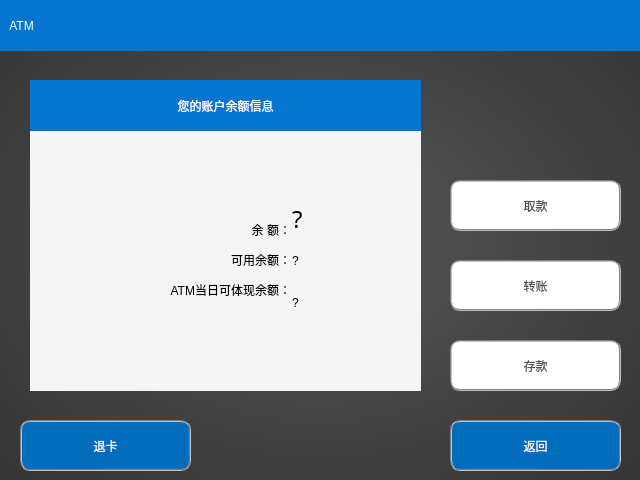
<?xml version="1.0" encoding="UTF-8"?>
<ui version="4.0">
 <class>CheckDlg</class>
 <widget class="QDialog" name="CheckDlg">
  <property name="geometry">
   <rect>
    <x>0</x>
    <y>0</y>
    <width>640</width>
    <height>480</height>
   </rect>
  </property>
  <property name="windowTitle">
   <string>Dialog</string>
  </property>
  <property name="styleSheet">
   <string notr="true">background-color: rgb(57, 54, 61);
background-color: qradialgradient(spread:pad, cx:0.5, cy:0.5, radius:1.9, fx:0.5, fy:0.5, stop:0.0113636 rgba(85, 85, 85, 255), stop:0.403409 rgba(49, 49, 49, 255));</string>
  </property>
  <widget class="QPushButton" name="pushButton_Deposit">
   <property name="geometry">
    <rect>
     <x>450</x>
     <y>340</y>
     <width>171</width>
     <height>51</height>
    </rect>
   </property>
   <property name="styleSheet">
    <string notr="true">font: 75 20pt &quot;微软雅黑&quot;;
color: rgb(80, 80, 80);
background-color: rgb(255, 255, 255);

border:2px groove gray;
border-radius:10px;
padding:2px 4px;</string>
   </property>
   <property name="text">
    <string>存款</string>
   </property>
  </widget>
  <widget class="QPushButton" name="pushButton_Withdrawl">
   <property name="geometry">
    <rect>
     <x>450</x>
     <y>180</y>
     <width>171</width>
     <height>51</height>
    </rect>
   </property>
   <property name="styleSheet">
    <string notr="true">font: 75 20pt &quot;微软雅黑&quot;;
color: rgb(80, 80, 80);
background-color: rgb(255, 255, 255);

border:2px groove gray;
border-radius:10px;
padding:2px 4px;</string>
   </property>
   <property name="text">
    <string>取款</string>
   </property>
  </widget>
  <widget class="QPushButton" name="pushButton_Transfer">
   <property name="geometry">
    <rect>
     <x>450</x>
     <y>260</y>
     <width>171</width>
     <height>51</height>
    </rect>
   </property>
   <property name="styleSheet">
    <string notr="true">font: 75 20pt &quot;微软雅黑&quot;;
color: rgb(80, 80, 80);
background-color: rgb(255, 255, 255);

border:2px groove gray;
border-radius:10px;
padding:2px 4px;</string>
   </property>
   <property name="text">
    <string>转账</string>
   </property>
  </widget>
  <widget class="QLabel" name="label">
   <property name="geometry">
    <rect>
     <x>0</x>
     <y>0</y>
     <width>641</width>
     <height>51</height>
    </rect>
   </property>
   <property name="sizePolicy">
    <sizepolicy hsizetype="Fixed" vsizetype="Fixed">
     <horstretch>0</horstretch>
     <verstretch>0</verstretch>
    </sizepolicy>
   </property>
   <property name="styleSheet">
    <string notr="true">color: rgb(255, 255, 255);
background-color: rgb(7, 118, 209);
font: 75 16pt &quot;微软雅黑&quot;;
</string>
   </property>
   <property name="text">
    <string>   ATM                                      </string>
   </property>
  </widget>
  <widget class="QPushButton" name="pushButton_Exit">
   <property name="geometry">
    <rect>
     <x>20</x>
     <y>420</y>
     <width>171</width>
     <height>51</height>
    </rect>
   </property>
   <property name="styleSheet">
    <string notr="true">font: 75 20pt &quot;微软雅黑&quot;;
color: rgb(240, 240, 240);
background-color: rgb(2, 109, 189);

border:2px groove gray;
border-radius:10px;
padding:2px 4px;</string>
   </property>
   <property name="text">
    <string>退卡</string>
   </property>
  </widget>
  <widget class="QPushButton" name="pushButton_Exit_2">
   <property name="geometry">
    <rect>
     <x>450</x>
     <y>420</y>
     <width>171</width>
     <height>51</height>
    </rect>
   </property>
   <property name="styleSheet">
    <string notr="true">font: 75 20pt &quot;微软雅黑&quot;;
color: rgb(240, 240, 240);
background-color: rgb(2, 109, 189);

border:2px groove gray;
border-radius:10px;
padding:2px 4px;</string>
   </property>
   <property name="text">
    <string>返回</string>
   </property>
  </widget>
  <widget class="QLabel" name="label_2">
   <property name="geometry">
    <rect>
     <x>30</x>
     <y>130</y>
     <width>391</width>
     <height>261</height>
    </rect>
   </property>
   <property name="styleSheet">
    <string notr="true">background-color: rgb(245, 245, 245);</string>
   </property>
   <property name="text">
    <string/>
   </property>
  </widget>
  <widget class="QLabel" name="label_3">
   <property name="geometry">
    <rect>
     <x>30</x>
     <y>80</y>
     <width>391</width>
     <height>51</height>
    </rect>
   </property>
   <property name="styleSheet">
    <string notr="true">color: rgb(255, 255, 255);
background-color: rgb(7, 118, 209);
font: 75 16pt &quot;微软雅黑&quot;;
</string>
   </property>
   <property name="text">
    <string>您的账户余额信息</string>
   </property>
   <property name="alignment">
    <set>Qt::AlignCenter</set>
   </property>
  </widget>
  <widget class="QLabel" name="label_6">
   <property name="geometry">
    <rect>
     <x>30</x>
     <y>130</y>
     <width>261</width>
     <height>261</height>
    </rect>
   </property>
   <property name="styleSheet">
    <string notr="true">background-color: transparent;
font: 75 18pt &quot;微软雅黑&quot;;
color: rgb(0, 0, 0);</string>
   </property>
   <property name="text">
    <string>&lt;html&gt;&lt;head/&gt;&lt;body&gt;&lt;p align=&quot;right&quot;&gt;余 额：&lt;/p&gt;&lt;p align=&quot;right&quot;&gt;可用余额：&lt;/p&gt;&lt;p align=&quot;right&quot;&gt;ATM当日可体现余额：&lt;/p&gt;&lt;/body&gt;&lt;/html&gt;</string>
   </property>
   <property name="alignment">
    <set>Qt::AlignRight|Qt::AlignTrailing|Qt::AlignVCenter</set>
   </property>
  </widget>
  <widget class="QLineEdit" name="lineEdit">
   <property name="geometry">
    <rect>
     <x>290</x>
     <y>203</y>
     <width>130</width>
     <height>30</height>
    </rect>
   </property>
   <property name="font">
    <font>
     <family>微软雅黑</family>
     <pointsize>18</pointsize>
     <weight>9</weight>
     <italic>false</italic>
     <bold>false</bold>
    </font>
   </property>
   <property name="focusPolicy">
    <enum>Qt::NoFocus</enum>
   </property>
   <property name="styleSheet">
    <string notr="true">background-color: transparent;
font: 75 18pt &quot;微软雅黑&quot;;
color: rgb(0, 0, 0);

border-width:0;
border-style:outset</string>
   </property>
   <property name="text">
    <string>?</string>
   </property>
  </widget>
  <widget class="QLineEdit" name="lineEdit_2">
   <property name="geometry">
    <rect>
     <x>290</x>
     <y>246</y>
     <width>130</width>
     <height>30</height>
    </rect>
   </property>
   <property name="focusPolicy">
    <enum>Qt::NoFocus</enum>
   </property>
   <property name="styleSheet">
    <string notr="true">background-color: transparent;
font: 75 18pt &quot;微软雅黑&quot;;
color: rgb(0, 0, 0);


border-style:outset</string>
   </property>
   <property name="text">
    <string>?</string>
   </property>
  </widget>
  <widget class="QLineEdit" name="lineEdit_3">
   <property name="geometry">
    <rect>
     <x>290</x>
     <y>288</y>
     <width>130</width>
     <height>30</height>
    </rect>
   </property>
   <property name="focusPolicy">
    <enum>Qt::NoFocus</enum>
   </property>
   <property name="accessibleName">
    <string/>
   </property>
   <property name="autoFillBackground">
    <bool>false</bool>
   </property>
   <property name="styleSheet">
    <string notr="true">background-color: transparent;
font: 75 18pt &quot;微软雅黑&quot;;
color: rgb(0, 0, 0);

border-width:0;border-style:outset</string>
   </property>
   <property name="text">
    <string>?</string>
   </property>
   <property name="dragEnabled">
    <bool>false</bool>
   </property>
   <property name="clearButtonEnabled">
    <bool>false</bool>
   </property>
  </widget>
  <zorder>label_2</zorder>
  <zorder>pushButton_Deposit</zorder>
  <zorder>pushButton_Withdrawl</zorder>
  <zorder>pushButton_Transfer</zorder>
  <zorder>label</zorder>
  <zorder>pushButton_Exit</zorder>
  <zorder>pushButton_Exit_2</zorder>
  <zorder>label_3</zorder>
  <zorder>label_6</zorder>
  <zorder>lineEdit</zorder>
  <zorder>lineEdit_2</zorder>
  <zorder>lineEdit_3</zorder>
 </widget>
 <tabstops>
  <tabstop>pushButton_Withdrawl</tabstop>
  <tabstop>pushButton_Transfer</tabstop>
  <tabstop>pushButton_Deposit</tabstop>
  <tabstop>pushButton_Exit_2</tabstop>
  <tabstop>pushButton_Exit</tabstop>
 </tabstops>
 <resources/>
 <connections/>
</ui>
